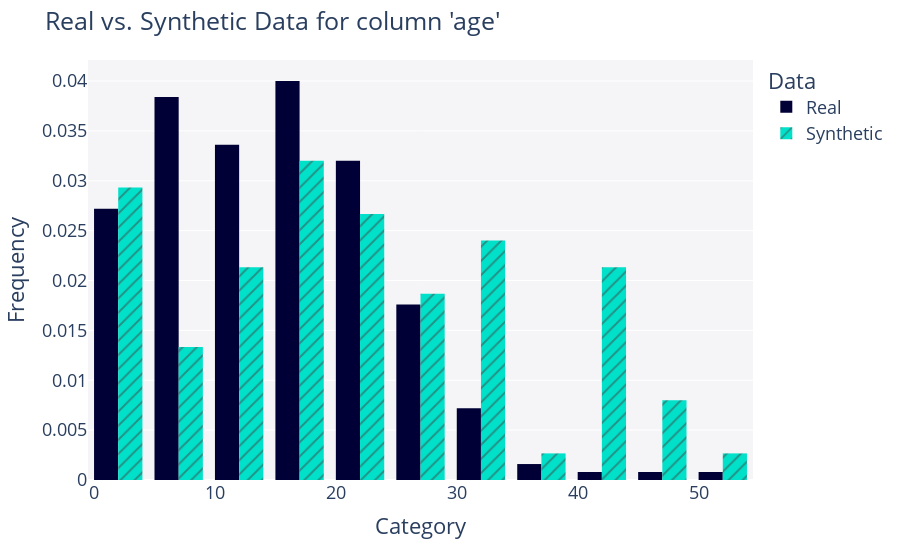
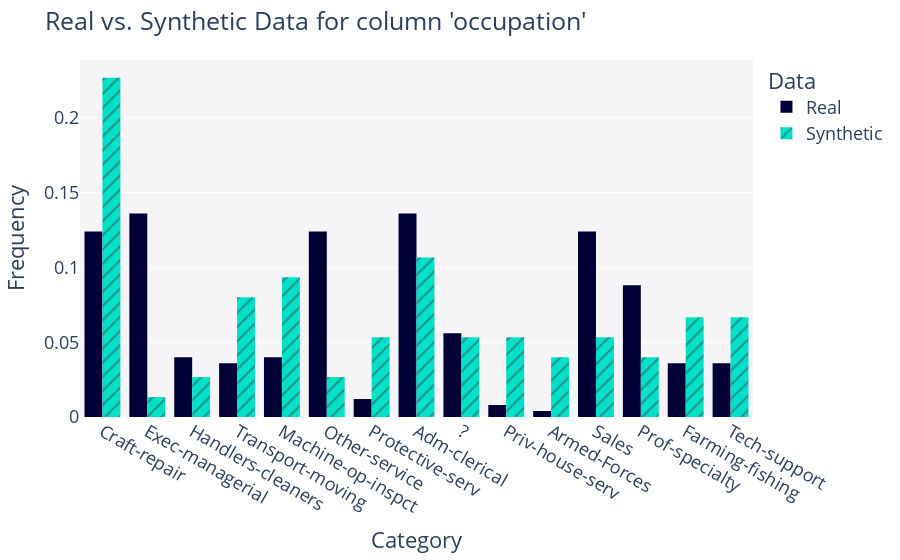

The notebook cell saved with these charts, in order:
### Markdown cell above
## Data Analysis - DP-CTGAN

### Code cell
# synthesizer.run_data_diagnosis(train_df, synth_df)
# synthesizer.run_column_diagnosis(train_df, synth_df, 'age')
# synthesizer.run_column_diagnosis(train_df, synth_df, 'occupation')

### Figure 1 — Plotly figure (JSON) as saved in the notebook; plotly's stock layout.template omitted (floating-point values rounded to 4 significant figures; data arrays with more than 128 entries replaced by an {"elided": "..."} marker saying what was removed)
{"data": [{"alignmentgroup": "True", "bingroup": "x", "histnorm": "probability density", "hovertemplate": "<b>Real</b><br>Frequency: %{y}<extra></extra>", "legendgroup": "Real", "marker": {"color": "#000036", "pattern": {"shape": ""}}, "name": "Real", "offsetgroup": "Real", "orientation": "v", "showlegend": true, "type": "histogram", "x": {"elided": "250 int values"}, "xaxis": "x", "yaxis": "y"}, {"alignmentgroup": "True", "bingroup": "x", "histnorm": "probability density", "hovertemplate": "<b>Synthetic</b><br>Frequency: %{y}<extra></extra>", "legendgroup": "Synthetic", "marker": {"color": "#01E0C9", "pattern": {"shape": "/"}}, "name": "Synthetic", "offsetgroup": "Synthetic", "orientation": "v", "showlegend": true, "type": "histogram", "x": [3, 30, 12, 40, 33, 26, 12, 3, 2, 29, 33, 11, 14, 40, 18, 24, 15, 7, 20, 2, 34, 20, 8, 34, 45, 15, 40, 20, 14, 1, 27, 16, 25, 7, 10, 13, 40, 17, 2, 45, 32, 36, 13, 1, 18, 34, 40, 20, 7, 40, 23, 20, 19, 45, 28, 5, 23, 1, 22, 40, 19, 32, 21, 28, 50, 2, 19, 25, 18, 34, 40, 2, 4, 19, 18], "xaxis": "x", "yaxis": "y"}], "layout": {"barmode": "group", "font": {"size": 18}, "legend": {"title": {"text": "Data"}, "tracegroupgap": 0}, "margin": {"t": 60}, "plot_bgcolor": "#F5F5F8", "title": {"text": "Real vs. Synthetic Data for column 'age'"}, "xaxis": {"anchor": "y", "domain": [0, 1], "title": {"text": "Category"}}, "yaxis": {"anchor": "x", "domain": [0, 1], "title": {"text": "Frequency"}}}}

### Figure 2 — Plotly figure (JSON) as saved in the notebook; plotly's stock layout.template omitted (floating-point values rounded to 4 significant figures; data arrays with more than 128 entries replaced by an {"elided": "..."} marker saying what was removed)
{"data": [{"alignmentgroup": "True", "bingroup": "x", "histnorm": "probability density", "hovertemplate": "<b>Real</b><br>Frequency: %{y}<extra></extra>", "legendgroup": "Real", "marker": {"color": "#000036", "pattern": {"shape": ""}}, "name": "Real", "offsetgroup": "Real", "orientation": "v", "showlegend": true, "type": "histogram", "x": {"elided": "250 str values"}, "xaxis": "x", "yaxis": "y"}, {"alignmentgroup": "True", "bingroup": "x", "histnorm": "probability density", "hovertemplate": "<b>Synthetic</b><br>Frequency: %{y}<extra></extra>", "legendgroup": "Synthetic", "marker": {"color": "#01E0C9", "pattern": {"shape": "/"}}, "name": "Synthetic", "offsetgroup": "Synthetic", "orientation": "v", "showlegend": true, "type": "histogram", "x": ["Priv-house-serv", "Craft-repair", "Sales", "Tech-support", "Craft-repair", "Adm-clerical", "Protective-serv", "Machine-op-inspct", "Priv-house-serv", "Tech-support", "Adm-clerical", "Prof-specialty", "Craft-repair", "Adm-clerical", "Transport-moving", "Protective-serv", "Craft-repair", "Machine-op-inspct", "Farming-fishing", "Farming-fishing", "Craft-repair", "Sales", "Farming-fishing", "Prof-specialty", "Farming-fishing", "Other-service", "Armed-Forces", "Craft-repair", "Armed-Forces", "Priv-house-serv", "?", "Machine-op-inspct", "Transport-moving", "Machine-op-inspct", "Craft-repair", "Adm-clerical", "Other-service", "Prof-specialty", "Protective-serv", "Handlers-cleaners", "Craft-repair", "Machine-op-inspct", "Adm-clerical", "Adm-clerical", "Craft-repair", "Transport-moving", "?", "Craft-repair", "Tech-support", "Transport-moving", "Tech-support", "Sales", "Tech-support", "Craft-repair", "Transport-moving", "Craft-repair", "Craft-repair", "Craft-repair", "Machine-op-inspct", "Priv-house-serv", "Sales", "Protective-serv", "Adm-clerical", "Transport-moving", "Craft-repair", "Armed-Forces", "Handlers-cleaners", "?", "?", "Adm-clerical", "Machine-op-inspct", "Craft-repair", "Farming-fishing", "Craft-repair", "Exec-managerial"], "xaxis": "x", "yaxis": "y"}], "layout": {"barmode": "group", "font": {"size": 18}, "legend": {"title": {"text": "Data"}, "tracegroupgap": 0}, "margin": {"t": 60}, "plot_bgcolor": "#F5F5F8", "title": {"text": "Real vs. Synthetic Data for column 'occupation'"}, "xaxis": {"anchor": "y", "domain": [0, 1], "title": {"text": "Category"}}, "yaxis": {"anchor": "x", "domain": [0, 1], "title": {"text": "Frequency"}}}}
